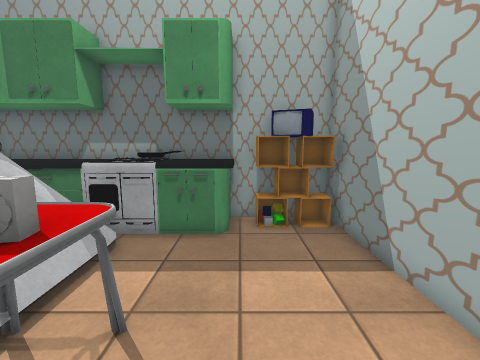
View 1 (above)

16 first-person views from a walk through a 3-D level made in the Unity game engine. The camera is 1.5 m above the floor, tilts 8° down and sees 90° across. The floor is counted in squares, 0.5 m on a side. Each view is taken from the middle of a square. On the plan, view 1 faces up. The plan holds only what a view shows up to about 19 squares ahead; the rest is blank. The player character is not drawn. Some surface patterns are stand-ins.

View 2
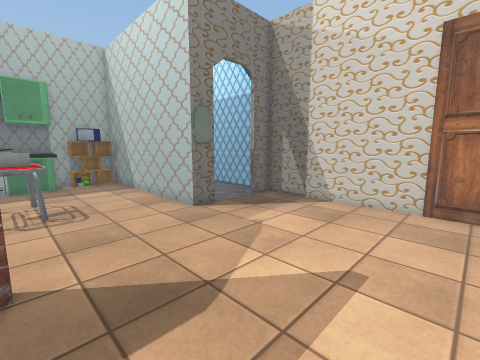

View 3
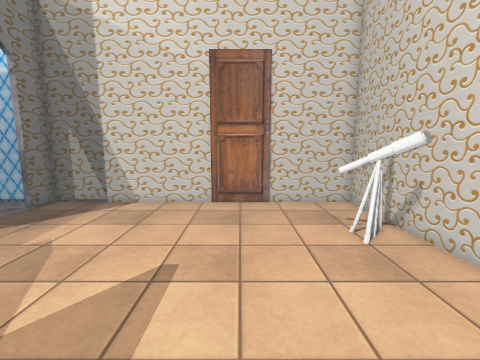

View 4
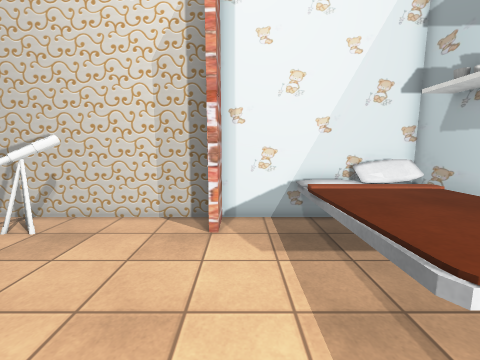

View 5
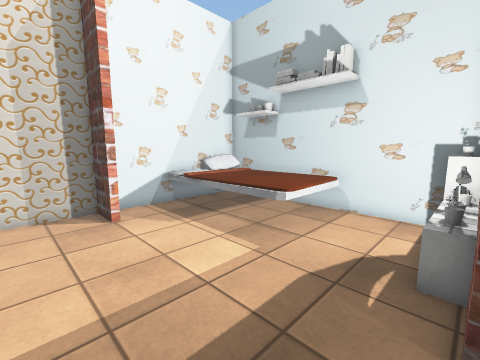

View 6
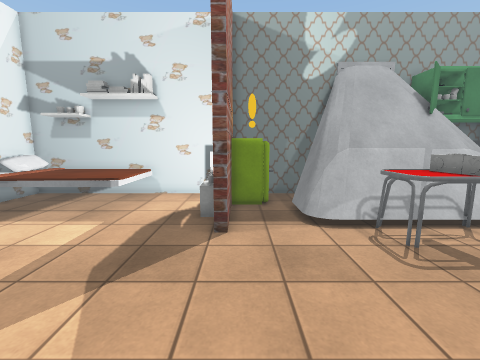

View 7
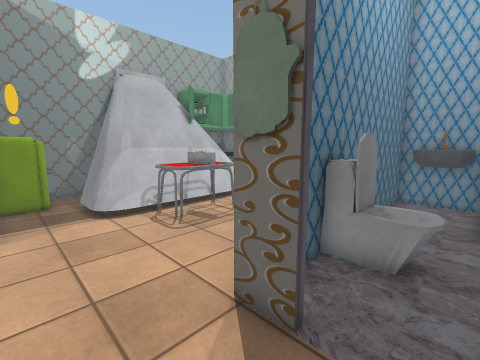

View 8
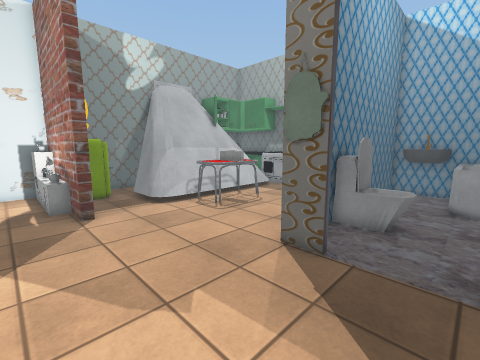

View 9
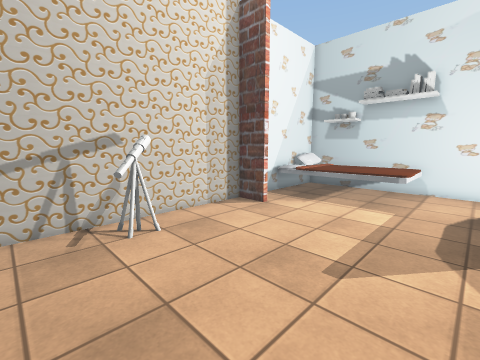

View 10
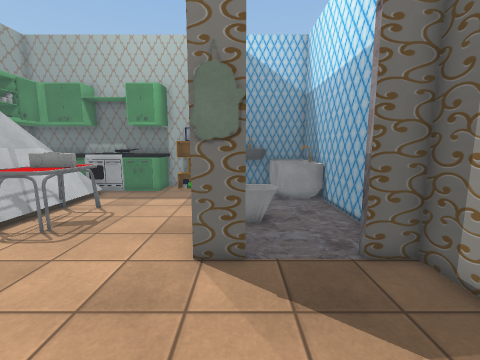

View 11
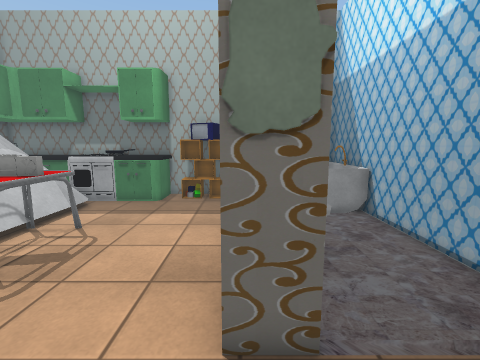

View 12
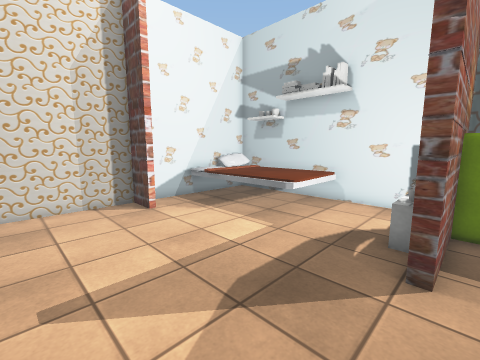

View 13
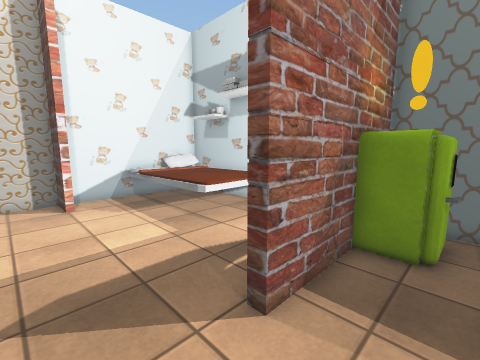

View 14
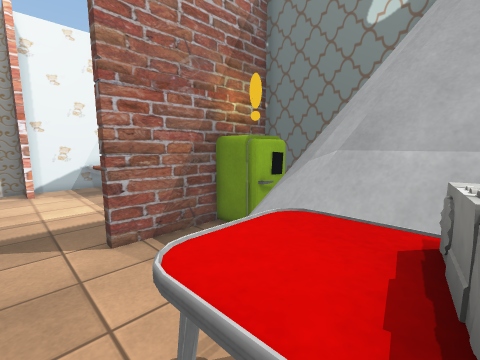

View 15
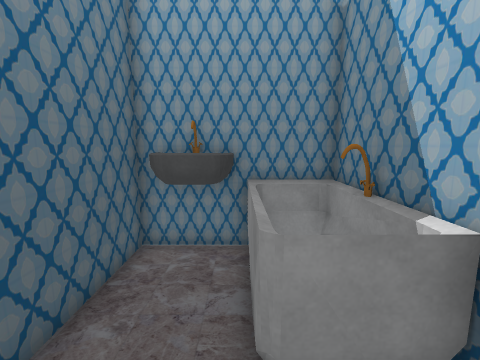

View 16
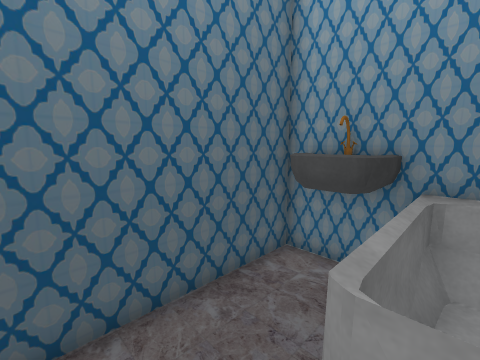

### Floor plan
Key: @ floor where view 1 was taken; # wall or solid block; . floor; = window, fence, low wall or low ledge; ^ raised ledge; B bed; L lamp; F fridge; O other object.
Columns run from 10 left of view 1 to 10 right of it. Each row starts with its distance up from view 1.
 10     #^## ######^^#^^#
  9     #^#####OOO#^^#^^#
  8     #^^^==#.. #..=^^#
  7    ##^=.......#..= ^#
  6     ##=.......#..=^=#
  5     ##=.......#...  #
  4     ##=.......#.....#
  3     ##^^^.....#==...#
  2     ###O^.....##==..#
  1     ##^^^.....#==...#
  0    ###=^^.@...#.....#
 -1 ######=.......#.....#
 -2 #. ===#.......O#...##
 -3 #.F.................#
 -4 #FFF................#
 -5 #  F####............#
 -6 #OOLO###............#
 -7 #OOOOO..............#
 -8 #...................#
 -9 #...................#
-10 #BBBB...............#
-11 #BBBBB..............#
-12 #BBBBB..............#
-13 #BBBBB..............#
-14 #BBBBB..............#
-15 #BBBBB..............#
-16 #BBBBB........OOO...#
-17 #BBBBB..#.....OO....#
-18 #####################

Where each view was taken, in squares from view 1:
view 1: 0 up, 0 right, facing up
view 2: 12 down, 3 left, facing up-right
view 3: 12 down, 3 left, facing right
view 4: 8 down, 3 left, facing down
view 5: 6 down, 1 right, facing down-left
view 6: 5 down, 5 right, facing left
view 7: 5 down, 7 right, facing up-left
view 8: 8 down, 8 right, facing up-left
view 9: 8 down, 8 right, facing down-left
view 10: 8 down, 5 right, facing up
view 11: 5 down, 4 right, facing up
view 12: 5 down, 3 right, facing down-left
view 13: 3 down, 0 right, facing down-left
view 14: 2 up, 1 left, facing down-left
view 15: 3 up, 7 right, facing up
view 16: 4 up, 8 right, facing up-left
